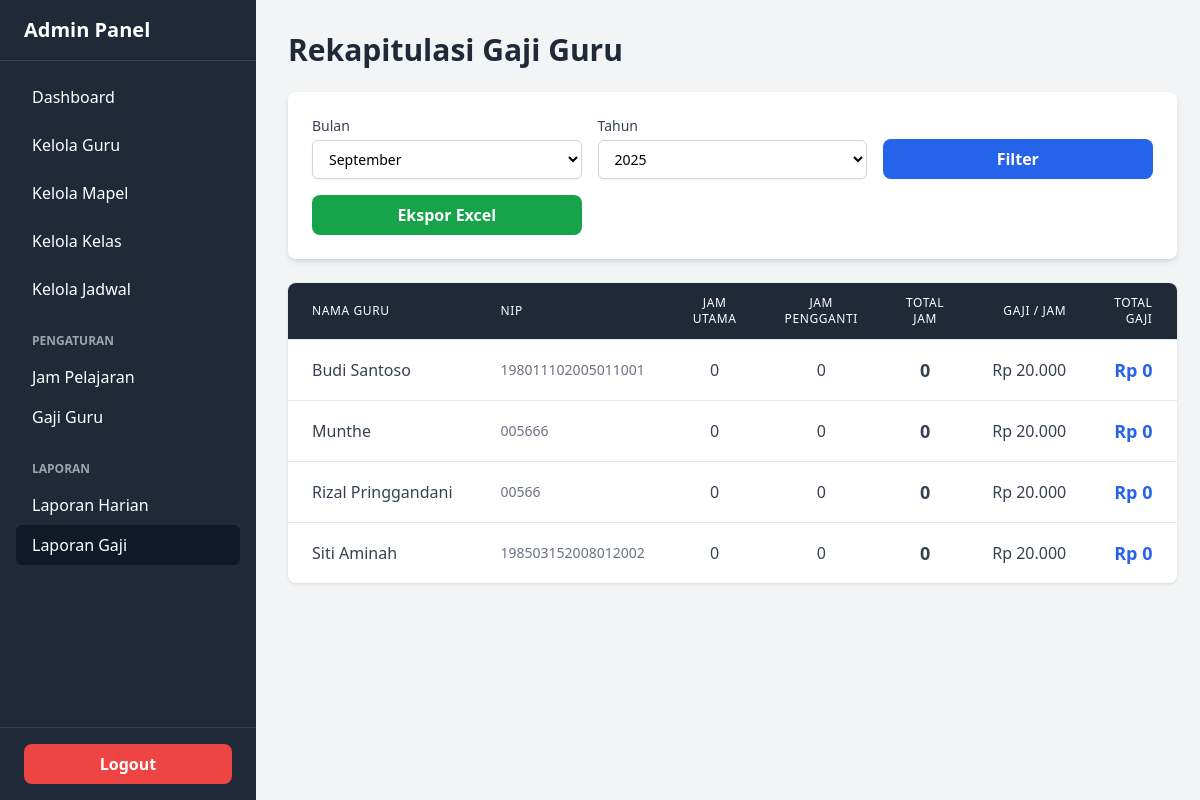
Screenshot of /admin/rekap/gaji.php (signed in) with the database file from the repository.
### tables this page shows
CREATE TABLE `guru` (
  `id_guru` int(6) UNSIGNED ZEROFILL NOT NULL,
  `nama_guru` varchar(100) NOT NULL,
  `nip` varchar(50) DEFAULT NULL,
  `kontak` varchar(20) DEFAULT NULL,
  `password` varchar(255) NOT NULL
);

CREATE TABLE `pengaturan` (
  `setting_nama` varchar(50) NOT NULL,
  `setting_nilai` varchar(255) NOT NULL
);

### admin/rekap/gaji.php (the view, shortened to what this page needs)
<?php
require __DIR__ . '/../templates/header.php';
require __DIR__ . '/../../config/database.php';
$filter_bulan = $_GET['bulan'] ?? date('m');
$filter_tahun = $_GET['tahun'] ?? date('Y');
$query_gaji = $koneksi->query("SELECT setting_nilai FROM pengaturan WHERE setting_nama = 'gaji_per_jam'");
$gaji_per_jam = $query_gaji->fetch_assoc()['setting_nilai'] ?? 0;
$sql = "SELECT
            g.id_guru,
            g.nama_guru,
             g.nip,
            (SELECT COUNT(*)
             FROM absensi a
             JOIN jadwal_pelajaran j ON a.id_jadwal = j.id_jadwal
             WHERE j.id_guru = g.id_guru AND a.status_kehadiran = 'Hadir' AND MONTH(a.tanggal) = ? AND YEAR(a.tanggal) = ?) as jam_utama,
            (SELECT COUNT(*)
             FROM absensi a
             WHERE a.id_guru_pengganti = g.id_guru AND MONTH(a.tanggal) = ? AND YEAR(a.tanggal) = ?) as jam_pengganti
        FROM guru g
        ORDER BY g.nama_guru ASC";
$stmt = $koneksi->prepare($sql);
$stmt->bind_param("iiii", $filter_bulan, $filter_tahun, $filter_bulan, $filter_tahun);
$stmt->execute();
$result = $stmt->get_result();
?>
<h1 class="text-3xl font-bold text-gray-800 mb-6">Rekapitulasi Gaji Guru</h1>
<div class="bg-white p-6 rounded-lg shadow-md mb-6">
    <form action="" method="GET" class="grid grid-cols-1 md:grid-cols-3 gap-4">
        <div>
            <label for="bulan" class="block text-sm font-medium text-gray-700">Bulan</label>
            <select id="bulan" name="bulan" class="mt-1 block w-full px-3 py-2 bg-white border border-gray-300 rounded-md shadow-sm focus:outline-none focus:ring-blue-500 focus:border-blue-500 sm:text-sm">
                <?php for ($i = 1; $i <= 12; $i++): $bulan_val = str_pad($i, 2, '0', STR_PAD_LEFT); ?>
                    <option value="<?= $bulan_val ?>" <?= $filter_bulan == $bulan_val ? 'selected' : '' ?>><?= date('F', mktime(0, 0, 0, $i, 10)) ?></option>
                <?php endfor; ?>
            </select>
        </div>
        <div>
            <label for="tahun" class="block text-sm font-medium text-gray-700">Tahun</label>
            <select id="tahun" name="tahun" class="mt-1 block w-full px-3 py-2 bg-white border border-gray-300 rounded-md shadow-sm focus:outline-none focus:ring-blue-500 focus:border-blue-500 sm:text-sm">
                <?php for ($i = date('Y'); $i >= date('Y') - 5; $i--): ?>
                    <option value="<?= $i ?>" <?= $filter_tahun == $i ? 'selected' : '' ?>><?= $i ?></option>
                <?php endfor; ?>
            </select>
        </div>
        <div class="self-end">
            <button type="submit" class="w-full bg-blue-600 hover:bg-blue-700 text-white font-bold py-2 px-4 rounded-lg">
                Filter
            </button>
        </div>
        <div class="self-end">
             <a href="export_gaji.php?bulan=<?= $filter_bulan ?>&tahun=<?= $filter_tahun ?>"
               class="w-full block text-center bg-green-600 hover:bg-green-700 text-white font-bold py-2 px-4 rounded-lg">
                Ekspor Excel
            </a>
        </div>
    </form>
</div>
<div class="overflow-x-auto bg-white rounded-lg shadow">
    <table class="min-w-full divide-y divide-gray-200">
        <thead class="bg-gray-800 text-white">
            <tr>
                <th class="px-6 py-3 text-left text-xs font-medium uppercase tracking-wider">Nama Guru</th>
                <th class="px-6 py-3 text-left text-xs font-medium uppercase tracking-wider">NIP</th>
                <th class="px-6 py-3 text-center text-xs font-medium uppercase tracking-wider">Jam Utama</th>
                <th class="px-6 py-3 text-center text-xs font-medium uppercase tracking-wider">Jam Pengganti</th>
                <th class="px-6 py-3 text-center text-xs font-medium uppercase tracking-wider">Total Jam</th>
                <th class="px-6 py-3 text-right text-xs font-medium uppercase tracking-wider">Gaji / Jam</th>
                <th class="px-6 py-3 text-right text-xs font-medium uppercase tracking-wider">Total Gaji</th>
            </tr>
        </thead>
        <tbody class="bg-white divide-y divide-gray-200 text-gray-700">
            <?php if ($result->num_rows > 0): while ($row = $result->fetch_assoc()):
                $total_jam = $row['jam_utama'] + $row['jam_pengganti'];
                $total_gaji = $total_jam * $gaji_per_jam;
            ?>
                <tr class="hover:bg-gray-50">
                    <td class="px-6 py-4 whitespace-nowrap font-medium"><?= htmlspecialchars($row['nama_guru']) ?></td>
                    <td class="px-6 py-4 whitespace-nowrap text-sm text-gray-500"><?= htmlspecialchars($row['nip'] ?? '-') ?></td>
                    <td class="px-6 py-4 whitespace-nowrap text-center"><?= $row['jam_utama'] ?></td>
                    <td class="px-6 py-4 whitespace-nowrap text-center"><?= $row['jam_pengganti'] ?></td>
                    <td class="px-6 py-4 whitespace-nowrap text-center font-bold text-lg"><?= $total_jam ?></td>
                    <td class="px-6 py-4 whitespace-nowrap text-right">Rp <?= number_format($gaji_per_jam, 0, ',', '.') ?></td>
                    <td class="px-6 py-4 whitespace-nowrap text-right font-bold text-blue-600 text-lg">Rp <?= number_format($total_gaji, 0, ',', '.') ?></td>
                </tr>
            <?php endwhile; else: ?>
                <tr>
                    <td colspan="6" class="text-center py-10 text-gray-500">Tidak ada data guru.</td>
                </tr>
            <?php endif; ?>
        </tbody>
    </table>
</div>
<?php require __DIR__ . '/../templates/footer.php'; ?>

### rows the page displays
guru: nama_guru "Budi Santoso", nip "198011102005011001", jam_utama "0", jam_pengganti "0", total_jam "0", total_gaji "0"
pengaturan: setting_nilai "20.000"
guru: nama_guru "Munthe", nip "005666", jam_utama "0", jam_pengganti "0", total_jam "0", total_gaji "0"
guru: nama_guru "Rizal Pringgandani", nip "00566", jam_utama "0", jam_pengganti "0", total_jam "0", total_gaji "0"
guru: nama_guru "Siti Aminah", nip "198503152008012002", jam_utama "0", jam_pengganti "0", total_jam "0", total_gaji "0"

### other values shown
form field bulan "September"
form field tahun "2025"
